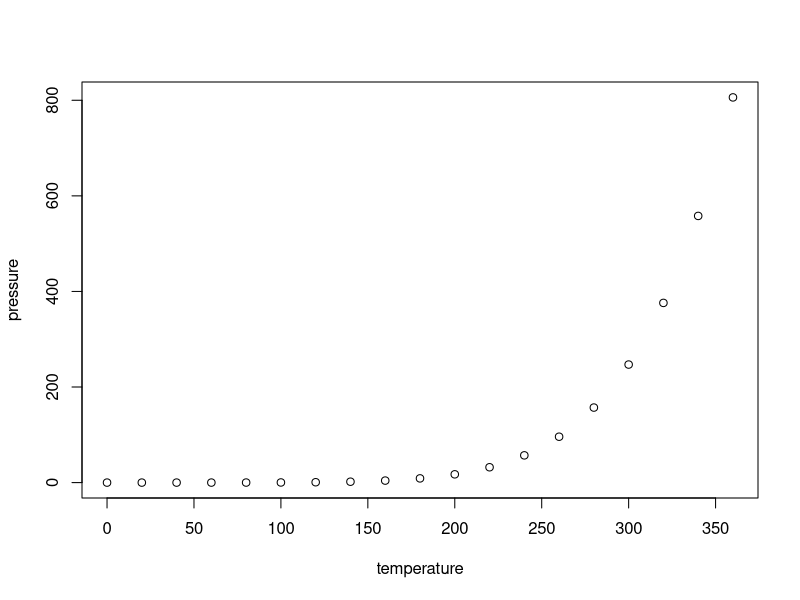
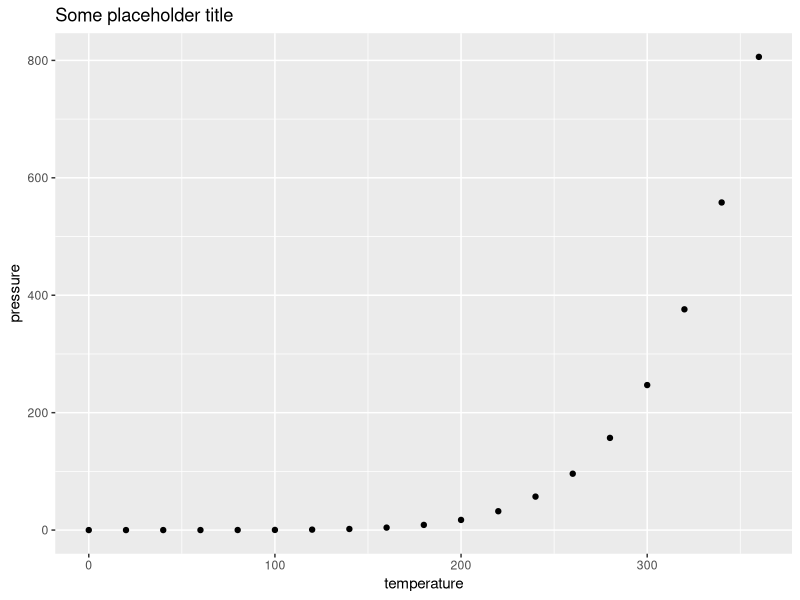

Generate these figures, in order, with R:
## ---- chunk 1
knitr::opts_chunk$set(echo = TRUE)
library(ggplot2)
## ---- chunk 2
# some commented out code to review
summary(cars)
## ---- chunk 3
plot(pressure)
## ---- chunk 4

ggplot(data = pressure, aes(temperature, pressure)) +
  geom_point() +
  labs(title  = "Some placeholder title")
